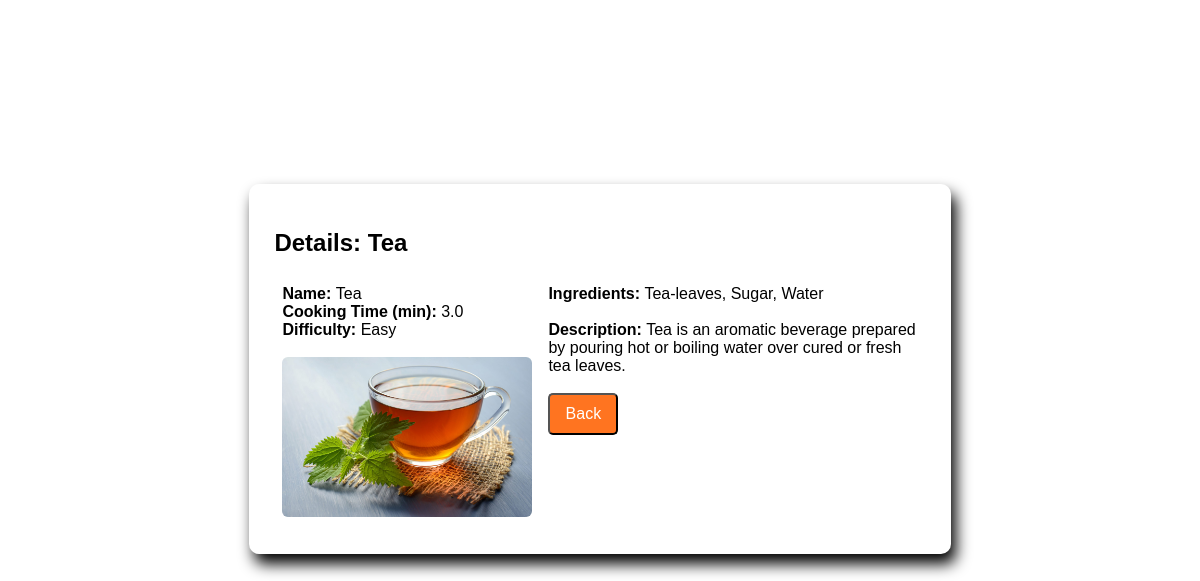
The app's page /list/2 (signed in) with its own data.
### recipes/models.py (models this page shows, shortened)
class Recipe(models.Model):
    name = models.CharField(max_length=120)
    cooking_time = models.FloatField(help_text='in minutes')
    ingredients = models.CharField(max_length=350)
    description = models.TextField()
    pic = models.ImageField(upload_to='recipes', default='no_image.svg')
    def calculate_difficulty(self):
        ingredients = self.ingredients.split(', ')
        if self.cooking_time < 30 and len(ingredients) < 7:
            difficulty = 'Easy'
        elif self.cooking_time < 30 and len(ingredients) >= 7:
            difficulty = 'Medium'
        elif self.cooking_time >= 30 and len(ingredients) < 7:
            difficulty = 'Hard'
        return difficulty

### recipes/views.py (the view)
# urls.py: path('list/<pk>', RecipeDetailView.as_view(), name='detail'),
class RecipeDetailView(LoginRequiredMixin, DetailView):
    model = Recipe
    template_name = 'recipes/detail.html'

### recipes/templates/recipes/detail.html (shortened to what this page needs)
{% load static %}
<!DOCTYPE html>
<html>
    <head>
        <link rel="stylesheet" type="text/css" href="{% static 'recipes/css/styles.css' %}">
    </head>
    <body>
        <div class="details_modal">
            <h2>Details: {{object.name}} </h2>
            <div class="details_body">
                <div class="details_short">
                    <b>Name: </b> {{object.name}} <br>
                    <b>Cooking Time (min): </b> {{object.cooking_time}} <br>
                    <b>Difficulty: </b> {{object.calculate_difficulty}} <br><br>
                    <img class="recipe_images" src="{{object.pic.url}}"/>
                </div>
                <div class="details_long">
                    <b>Ingredients: </b> {{object.ingredients}} <br><br>
                    <b>Description: </b> {{object.description}} <br><br>
                    <button onclick="goBack()" class="login_btn">Back</button>
                </div>
            </div>
        </div>
    </body>
</html>

### recipes/static/recipes/css/styles.css (style rules this page uses)
.recipe_images { width: 250px; height: 160px; border-radius: 6px; margin: 0 auto; }
.details_modal { width: 55%; background-color: white; border-radius: 10px; padding: 25px; box-shadow: 5px 10px 15px; margin: 0 auto; margin-top: 23vh; font-family: 'Roboto Mono', 'Calibri', 'Trebuchet MS', sans-serif; }
.details_body { display: flex; }
.details_short, .details_long { padding: 8px; }
.login_btn, .logout_btn, .back-home_btn { width: 70px; font-family: 'Roboto Mono', 'Calibri', 'Trebuchet MS', sans-serif; font-size: 16px; background-color: rgb(255, 116, 32); border-radius: 5px; color: white; text-decoration: none; padding: 10px; text-align: center; }

### records on screen
Recipe: name "Tea", cooking_time "3.0", calculate_difficulty "Easy", pic (picture), ingredients "Tea-leaves, Sugar, Water", description "Tea is an aromatic beverage prepared by pouring hot or boiling water over cured or fresh tea leaves."
